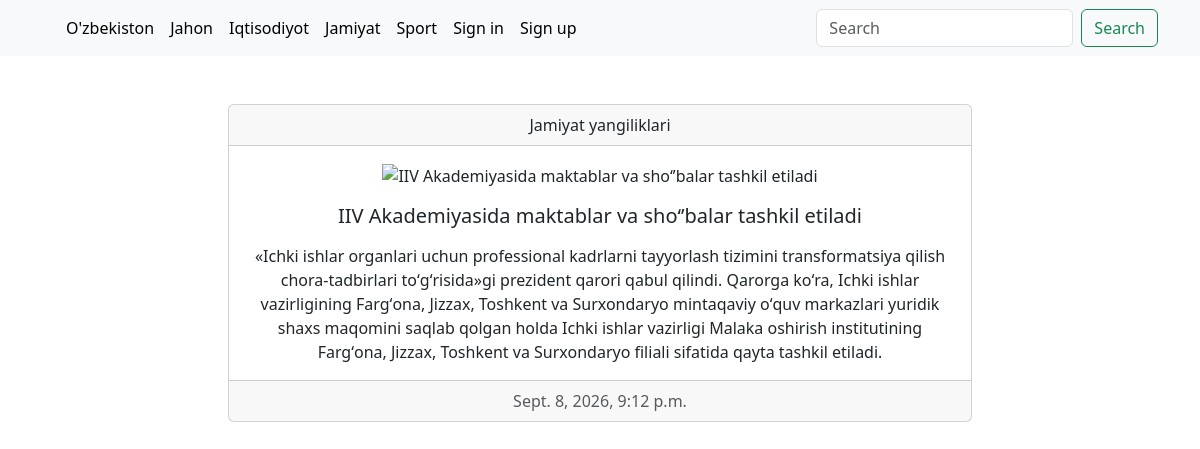
The page /articles/4/ on the database its author committed.
### blog/models.py (models this page shows, shortened)
class Category(models.Model):
    title = models.CharField(max_length=30)
    class Meta:
        verbose_name = "Category"
        verbose_name_plural = "Categories"

class Article(models.Model):
    title = models.CharField(max_length=250)
    info = models.TextField()
    image = models.ImageField(upload_to="images/",blank=True,null=True)
    created_at = models.DateTimeField(auto_now_add=True)
    updated_at = models.DateTimeField(auto_now=True)
    category = models.ForeignKey(Category,on_delete=models.CASCADE)
    def get_image(self):
        try:
            return self.image.url
        except:
            return "https://png.pngtree.com/png-vector/20221125/ourlarge/pngtree-no-image-available-icon-flatvector-illustration-pic-design-profile-vector-png-image_40966566.jpg"

### blog/views.py (the view)
# urls.py: path('articles/<int:pk>/', Detail.as_view(), name="detail"),
class Detail(DetailView):
    model = Article
    template_name = "blog/detail.html"
    context_object_name = "article"
    def get_context_data(self, **kwargs):
        context = super().get_context_data()
        article = Article.objects.get(pk=self.kwargs['pk'])
        comments = Comment.objects.filter(article=article)
        context["comments"] = comments
        context["comment_form"] = CommentForm
        return context

### blog/templatetags/blog_tags.py (called while the page is built)
@register.simple_tag()
def get_categories():
    return Category.objects.all()

### blog/templates/blog/detail.html (shortened to what this page needs)
{% extends 'base.html' %}
{% block main %}
<div class="container">
<div class="card text-center my-5 col-8 mx-auto">
  <div class="card-header">
    {{article.category.title}} yangiliklari
  </div>
  <div class="card-body">
     <img src="{{article.get_image}}" alt="{{article.title}}" width="100%">
    <h5 class="card-title my-3">{{article.title}}</h5>
    <p class="card-text">{{article.info}}</p>
  </div>
  <div class="card-footer text-body-secondary">
    {{article.created_at}}
  </div>
</div>
</div>
{% endblock main %}

### templates/base.html (shortened to what this page needs)
{% load blog_tags %}
{% get_categories as categories %}
<!doctype html>
<html lang="en">
  <head>
    <link href="https://cdn.jsdelivr.net/npm/bootstrap@5.3.8/dist/css/bootstrap.min.css" rel="stylesheet">
  </head>
  <body>
  <header>
    <nav class="navbar navbar-expand-lg bg-body-tertiary">
  <div class="container">
    <div class="collapse navbar-collapse" id="navbarSupportedContent">
      <ul class="navbar-nav me-auto mb-2 mb-lg-0">
        {% for category in categories %}
        <li class="nav-item">
          <a class="nav-link active" aria-current="page" href="{% url 'category' category.pk %}">{{category.title}}</a>
        </li>
        {% endfor %}
        {% if request.user.is_authenticated %}
        <li class="nav-item">
          <form action="{% url 'signout' %}" method="post">
            {% csrf_token %}
            <button type="submit" class="nav-link active">Sign out</button>
          </form>
        </li>
        {% else %}
        <li class="nav-item">
          <a class="nav-link active" aria-current="page" href="{% url 'signin' %}">Sign in</a>
        </li>
        <li class="nav-item">
          <a class="nav-link active" aria-current="page" href="{% url 'signup' %}">Sign up</a>
        </li>
        {% endif %}
      </ul>
      <form class="d-flex" role="search" action="{% url 'search' %}" method="get">
        <input class="form-control me-2" type="search" placeholder="Search" aria-label="Search" name="q"/>
        <button class="btn btn-outline-success" type="submit">Search</button>
      </form>
    </div>
  </div>
</nav>
  </header>
  <main>
    {% block main %}
    {% endblock main %}
  </main>
  </body>
</html>

### rows shown on the page
Category: title "O'zbekiston"
Category: title "Jahon"
Category: title "Iqtisodiyot"
Category: title "Jamiyat"
Category: title "Sport"
Article: category "Jamiyat", title "IIV Akademiyasida maktablar va shoʻʼbalar tashkil etiladi", info "«Ichki ishlar organlari uchun professional kadrlarni tayyorlash tizimini transformatsiya qilish chora-tadbirlari toʻgʻrisida»gi prezident qarori qabul qilindi. Qarorga koʻra, Ichki ishlar vazirligining Fargʻona, Jizzax, Toshkent va Surxondaryo mintaqaviy oʻquv markazlari yuridik shaxs maqomini saqlab qolgan holda Ichki ishlar vazirligi Malaka oshirish institutining Fargʻona, Jizzax, Toshkent va Surxondaryo filiali sifatida qayta tashkil etiladi.", created_at "Sept. 8, 2026, 9:12 p.m."
